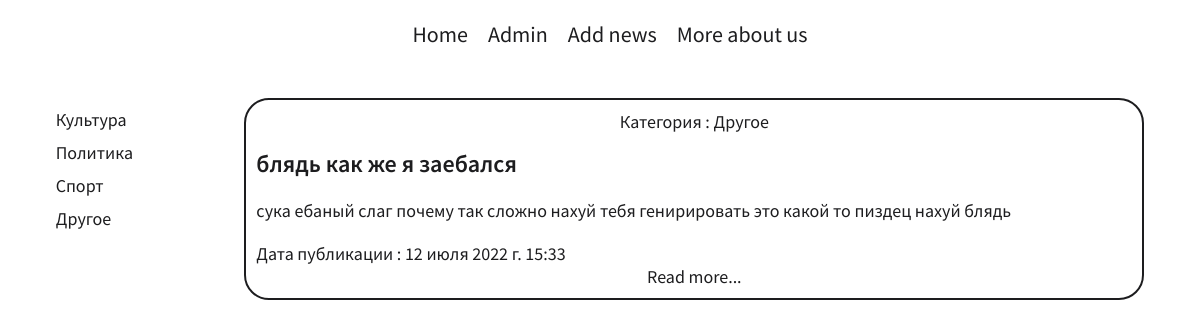
/news/bliad-kak-zhe-ia-zaebalsia, run on the app's committed database.
### news/models.py (models this page shows, shortened)
class Category(models.Model):
    title = models.CharField(max_length=150, verbose_name='Категория')
    def get_absolute_url(self):
        return reverse('category' , kwargs={"category_id" : self.pk})
    def __str__(self) :
        return self.title
    class Meta() :
        verbose_name = 'Категория'
        verbose_name_plural = 'Категории'

class News(models.Model):
    title = models.CharField(max_length=150, verbose_name='Название')
    content = models.TextField(blank=True , verbose_name='Содержимое')
    created_at = models.DateTimeField(auto_now_add=True,verbose_name='Дата')
    slug = models.SlugField(verbose_name='Slug' , unique=True)
    category = models.ForeignKey('Category' , on_delete= models.CASCADE , verbose_name='Категория')
    is_published = models.BooleanField(verbose_name='Опубликовано' , default=False)
    class Meta() :
        verbose_name = 'Новость'
        verbose_name_plural = 'Новости'
        ordering = ['-created_at']

### news/views.py (the view)
# urls.py: path('news/<slug:slug>' , ViewNews.as_view() , name='view_news'),
class ViewNews(DetailView):
    model = News
    context_object_name = 'news'
    template_name = 'news/view_news.html'

### news/templatetags/news_tags.py (called while the page is built)
@register.simple_tag()
def get_categories():
    return Category.objects.all()

### templates/news/view_news.html (shortened to what this page needs)
{% extends 'news/index.html' %}
{% block content %}
<div class="main_cards">
    <div class="card">
        <a class="cardCategory" href="{{ news.category.get_absolute_url }}"> Категория : {{ news.category }}</a>
        <h2> {{news.title}} </h2>
        <p> {{ news.content|linebreaks }} </p>
        <p> Дата публикации : {{ news.created_at }} </p>
        <a href="{{ item.get_absolute_url }}">Read more...</a>
    </div>
</div>
{% endblock %}

### templates/news/includes/_sidebar.html
{% load news_tags %}
<div class="nav">
    {% get_categories as categories %}
    {% for item in categories %}
    <a href="{{ item.get_absolute_url }}" > {{ item.title }}</a>
    {% endfor %}
</div>

### static/news/css/style.css (style rules this page uses)
h1,h2,p,body { margin: 0px; padding: 0px; }
.main_cards { width: 900px; }
.card { margin-bottom: 30px; padding: 10px; border: 2px solid #1D1D1F; border-radius: 25px; }
.card p { padding-top: 10px; font-family: "SourceRegular"; font-size: 18px; color : #1D1D1F; }
.card a { font-family: "SourceRegular"; font-size: 18px; color : #1D1D1F; text-decoration: none; display: flex; justify-content: center; }
.card h2 { font-family: "SourceSemiBold"; font-size: 24px; padding-top: 15px; color : #1D1D1F; }
.nav { display: flex; flex-direction: column; }
.nav a { padding-top: 10px; font-family: "SourceRegular"; font-size: 18px; color : #1D1D1F; text-decoration: none; }

### data on the page
Category: title "Культура"
Category: title "Политика"
Category: title "Спорт"
Category: title "Другое"
News: category "Другое", title "блядь как же я заебался", content "сука ебаный слаг почему так сложно нахуй тебя генирировать это какой то пиздец нахуй блядь", created_at "12 июля 2022 г. 15:33"
